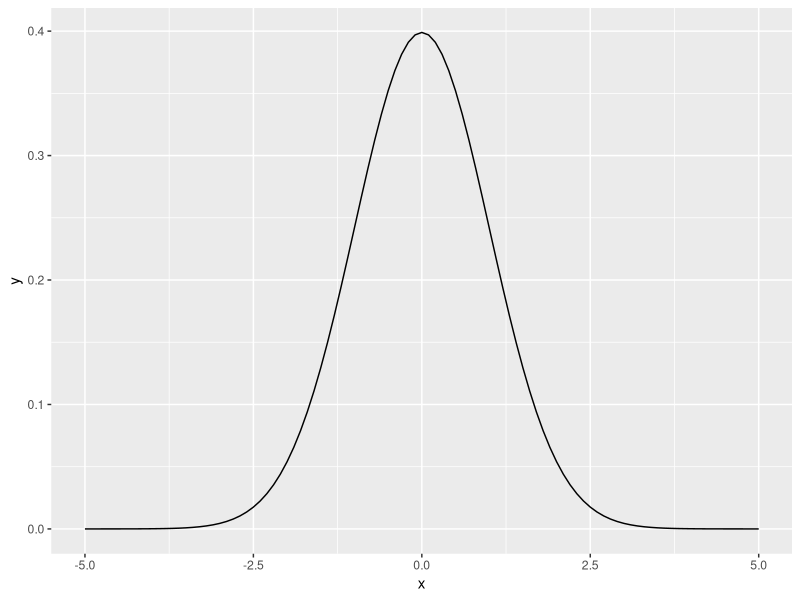
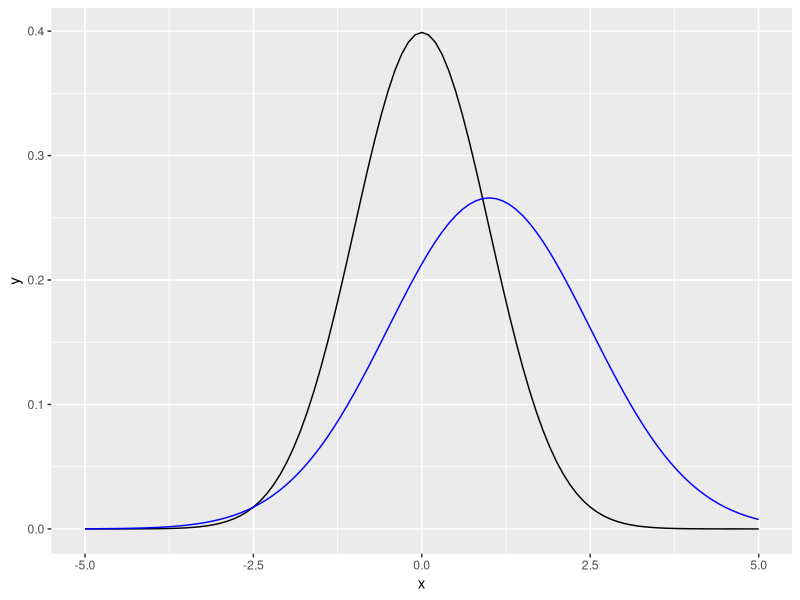
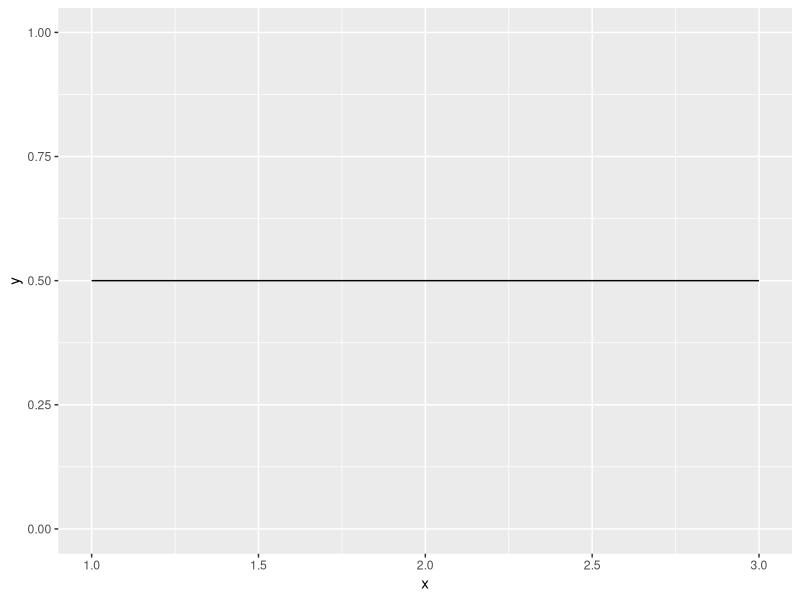

The R source for these figures, in order: (Note: this script raises an error after producing the figures.)
## ---- chunk 1
x <- seq(-5, 5, length = 101)
y <- dnorm(x, mean = 0, sd = 1)
df <- data.frame(x, y)

library(ggplot2)
( p <- ggplot(df, mapping = aes(x = x, y = y)) +
         geom_line() )
## ---- chunk 2
pnorm(q = 84, mean = 72, sd = 15.2, 
      lower.tail = FALSE)
## ---- chunk 3
y <- dnorm(x, mean = 1, sd = 1.5)
df2 <- data.frame(x, y)
p + geom_line(data = df2, 
              mapping = aes(x = x, y = y), color = "blue")
## ---- chunk 4
runif(n = 10, min = 1, max = 3)
## ---- chunk 5
x <- seq(1, 3, length = 101)
y <- dunif(x, min = 1, max = 3)
df <- data.frame(x, y)
ggplot(data = df, mapping = aes(x = x, y = y)) +
  geom_line() +
  scale_y_continuous(limits = c(0, 1))
## ---- chunk 6
rpois(n = 100, lambda = 1.7)
## ---- chunk 7
lambda <- rgamma(n = 100, shape = 3.5, scale = .5)
rpois(n = 100, lambda = lambda)
## ---- chunk 8
d <- data.frame(toss = c("w", "l", "w", "w", "w", "l", "w", "l", "w"))
## ---- chunk 9
( d <- d |> 
 dplyr::mutate(n_trials  = 1:9,
               n_success = cumsum(toss == "w")) )
## ---- chunk 10
sequence_length <- 50   # how many points to calculate probability for

d |> 
  tidyr::expand(n_trials, 
         p_water = seq(from = 0, to = 1, length.out = sequence_length)) |> 
  dplyr::left_join(d, by = "n_trials") |>
  dplyr::group_by(p_water) |> 
  # lag is the *previous* value
  dplyr::mutate(lagged_n_success = dplyr::lag(n_success, k = 1), 
                lagged_n_trials  = dplyr::lag(n_trials,  k = 1)) |> 
  # if first time, flat prior. 
  # otherwise use previous posterior as new prior.
  dplyr::ungroup() |> 
  dplyr::mutate(prior = ifelse(n_trials == 1, 
                               .5,
                               dbinom(x = lagged_n_success, 
                               size = lagged_n_trials, 
                               prob = p_water)),
         strip = stringr::str_c("n = ", n_trials), # which draw is it?
         likelihood = dbinom(x = n_success, 
                             size = n_trials, 
                             prob = p_water)) |> # calculate likelihood for current draw
  # normalize the prior and the likelihood, making them probabilities 
  dplyr::group_by(n_trials) |> 
  dplyr::mutate(prior = prior / sum(prior),
         likelihood = likelihood / sum(likelihood)) |>   
  ggplot(mapping = aes(x = p_water)) +
  geom_line(mapping = aes(y = prior), linetype = 2) +
  geom_line(mapping = aes(y = likelihood)) +
  scale_x_continuous("proportion water", breaks = c(0, .5, 1)) +
  scale_y_continuous("probability", breaks = NULL) +
  facet_wrap(~strip, scales = "free_y") +
  theme_minimal()
